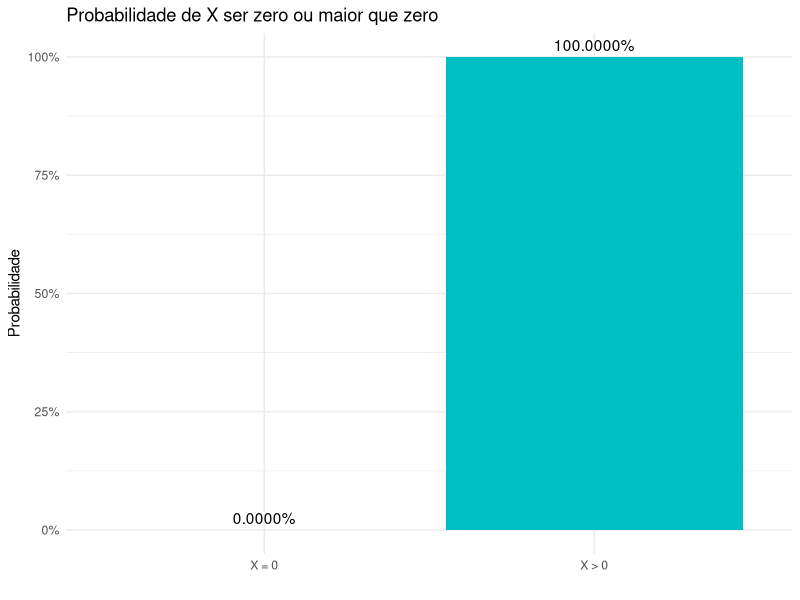
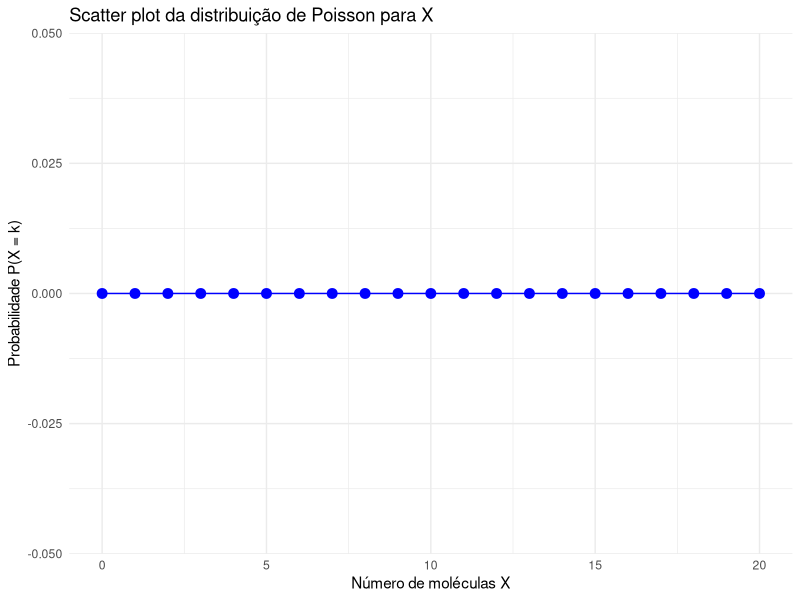
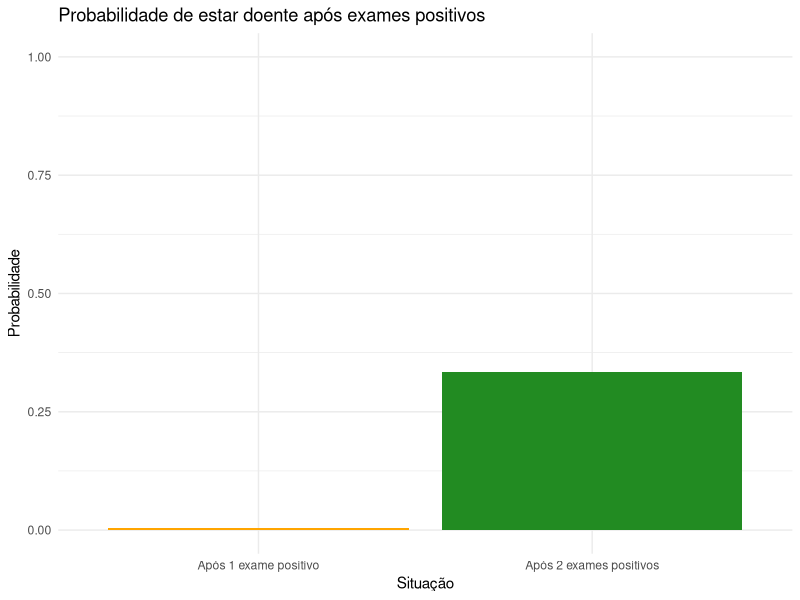

Recreate these plots in R, in order.
## ---- chunk 1
knitr::opts_chunk$set(echo = TRUE)
## ---- chunk 2
moleculas_por_litro <- 2.5e22
volume_inspirado <- 0.5 # litros
inspiracoes_napoleao <- 5.5e7
volume_atmosfera <- 4e21 # litros
## ---- chunk 3
# Somei as moléculas inspiradas por Napoleão
total_moleculas_inspiradas <- moleculas_por_litro * volume_inspirado * inspiracoes_napoleao

# Calculei a fração do volume da atmosfera que Napoleão inspirou
frac_atmosfera_inspirada <- (volume_inspirado * inspiracoes_napoleao) / volume_atmosfera

# Achando a probabilidade de uma molécula já ter passado pelos pulmões de Napoleão
p <- total_moleculas_inspiradas / (moleculas_por_litro * volume_atmosfera)

# Calculei o número total de moléculas no volume inspirado (meio litro)
n <- moleculas_por_litro * volume_inspirado

# Parâmetro lambda da Poisson
lambda <- n * p
## ---- chunk 4
lambda
## ---- chunk 5
library(ggplot2)

p0 <- dpois(0, lambda)
p_mais_0 <- 1 - p0
df_zero <- data.frame(
  evento = c("X = 0", "X > 0"),
  prob = c(p0, p_mais_0)
)

ggplot(df_zero, aes(x = evento, y = prob, fill = evento)) +
  geom_col() +
  geom_text(aes(label = scales::percent(prob, accuracy = 0.0001)), vjust = -0.5) +
  scale_y_continuous(labels = scales::percent_format(accuracy = 1)) +
  labs(title = "Probabilidade de X ser zero ou maior que zero",
       y = "Probabilidade",
       x = "") +
  theme_minimal() +
  theme(legend.position = "none")
## ---- chunk 6
library(ggplot2)

k_values <- 0:20
prob_values <- dpois(k_values, lambda)
df_scatter <- data.frame(k = k_values, prob = prob_values)

ggplot(df_scatter, aes(x = k, y = prob)) +
  geom_point(color = "blue", size = 3) +
  geom_line(color = "blue") +
  labs(title = "Scatter plot da distribuição de Poisson para X",
       x = "Número de moléculas X",
       y = "Probabilidade P(X = k)") +
  theme_minimal()
## ---- chunk 7
prob_maior_1_milhao <- 1 - ppois(1e6, lambda)
prob_maior_1_milhao
## ---- chunk 8
lambda
## ---- chunk 9
p_doente_pos1 <- 0.00497       # P(doente | exame positivo 1)
sensibilidade <- 1             # P(positivo | doente) = 100%
falso_positivo <- 0.01         # P(positivo | não doente) = 1%
## ---- chunk 10
p_D <- p_doente_pos1  # Probabilidade de doente após 1 exame positivo
p_doente_pos2 <- (p_D * sensibilidade) / (p_D * sensibilidade + (1 - p_D) * falso_positivo)
p_doente_pos2
## ---- chunk 11
df_bayes <- data.frame(
  exame = c("Após 1 exame positivo", "Após 2 exames positivos"),
  probabilidade = c(p_doente_pos1, p_doente_pos2)
)

ggplot(df_bayes, aes(x = exame, y = probabilidade)) +
  geom_col(fill = c("orange", "forestgreen")) +
  ylim(0, 1) +
  labs(title = "Probabilidade de estar doente após exames positivos",
       x = "Situação",
       y = "Probabilidade") +
  theme_minimal()
